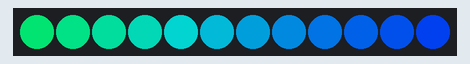
This sketch was run on a simulated Arduino Uno, built with avr-gcc and run on an emulated ATmega328P. Shown: 12 RGB LEDs in strip order, left to right. Dim RGB values are drawn brighter than linear.

Above: at 0.15 s.
At 4.74 s:
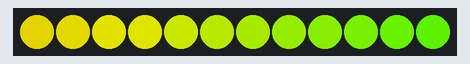
At 8.25 s:
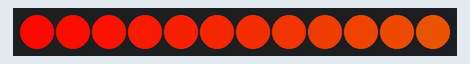
At 19.96 s:
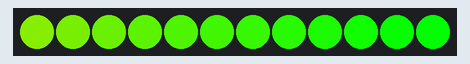
At 29.75 s:
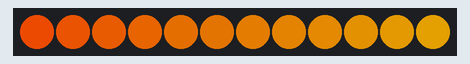
At 39.73 s:
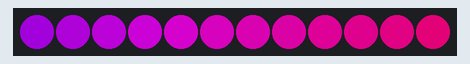

The sketch:

rainbow_beatsin_plus.ino
```cpp
//cube test
#include <FastLED.h>

#define NUM_LEDS  12
#define LED_PIN   11

CRGB leds[NUM_LEDS];

void setup() {

  //Adafruit_NeoPixel myLeds = Adafruit_NeoPixel(numPix_2, pinPix_2, NEO_WRGB + NEO_KHZ800);
  FastLED.addLeds<WS2812B, LED_PIN, GRB>(leds, NUM_LEDS);
  FastLED.setBrightness(255);

  Serial.begin(115200);

  FastLED.clear(true);
}

void loop () {

    uint16_t beatA = beatsin16(50, 0, 255);
    uint16_t beatB = beatsin16(20, 0, 255);
    fill_rainbow(leds, NUM_LEDS, (beatA+beatB)/2, 2);

    FastLED.show();
}
```
